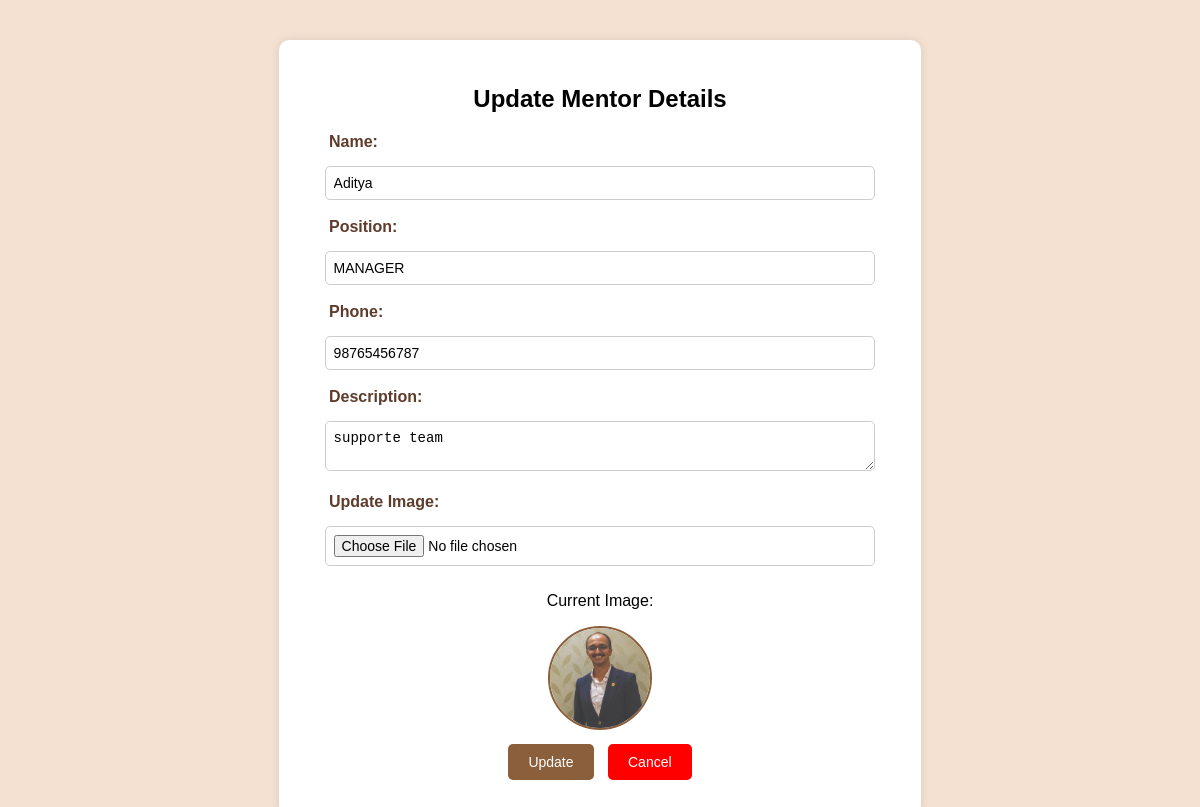
Screenshot of /update_mentor/4 (signed in) with the database file from the repository.
### app.py (models this page shows)
class Mentor(db.Model):
    id = db.Column(db.Integer, primary_key=True)
    name = db.Column(db.String(100), nullable=False)
    position = db.Column(db.String(100), nullable=False)
    phone = db.Column(db.String(20), nullable=False)
    description = db.Column(db.Text, nullable=False)
    image = db.Column(db.String(100), nullable=True)

### app.py (the view, shortened to what this page needs)
@app.route('/update_mentor/<int:mentor_id>', methods=['GET', 'POST'])
def update_mentor(mentor_id):
    if 'admin' not in session:
        flash("Unauthorized access!", "danger")
        return redirect(url_for('login'))
    mentor = Mentor.query.get_or_404(mentor_id)
    return render_template('update_mentor.html', mentor=mentor)

### templates/update_mentor.html (shortened to what this page needs)
<!DOCTYPE html>
<html lang="en">
<head>
</head>
<body>
    <div class="container">
        <h2>Update Mentor Details</h2>
        <form method="POST" enctype="multipart/form-data">
            <label for="name">Name:</label>
            <input type="text" name="name" id="name" value="{{ mentor.name }}" required>
            <label for="position">Position:</label>
            <input type="text" name="position" id="position" value="{{ mentor.position }}" required>
            <label for="phone">Phone:</label>
            <input type="text" name="phone" id="phone" value="{{ mentor.phone }}" required>
            <label for="description">Description:</label>
            <textarea name="description" id="description" required>{{ mentor.description }}</textarea>
            <label for="image">Update Image:</label>
            <input type="file" name="image" id="image">
            {% if mentor.image %}
            <div class="img-preview">
                <p>Current Image:</p>
                <img src="{{ url_for('static', filename=mentor.image) }}" alt="Mentor Image">
            </div>
            {% endif %}
            <div>
                <button type="submit">Update</button>
                <button class="cancel-btn">
                    <a href="{{ url_for('contact') }}">Cancel</a>
                </button>
            </div>
        </form>
    </div>
</body>
</html>

### templates/update_mentor.html (style rules this page uses)
body { font-family: Arial, sans-serif; background-color: #f4e1d2; text-align: center; }
.container { width: 50%; margin: 40px auto; padding: 25px; background: white; box-shadow: 0px 0px 10px rgba(0,0,0,0.1); border-radius: 10px; }
input, textarea { width: 90%; padding: 8px; margin: 10px 0; border: 1px solid #ccc; border-radius: 5px; font-size: 14px; }
label { display: block; text-align: left; margin: 8px 0 5px 25px; font-weight: bold; color: #5e3c2c; }
.img-preview { margin-top: 10px; }
.img-preview img { width: 100px; height: 100px; object-fit: cover; border-radius: 50%; border: 2px solid #8b5e3c; }
button { background-color: #8b5e3c; color: white; padding: 10px 20px; margin: 10px 5px; border: none; cursor: pointer; border-radius: 5px; font-size: 14px; }
.cancel-btn { background-color: red; }
.cancel-btn a { color: white; text-decoration: none; }

### rows the page displays
Mentor: name "Aditya", position "MANAGER", phone "98765456787", description "supporte team", image (picture)
